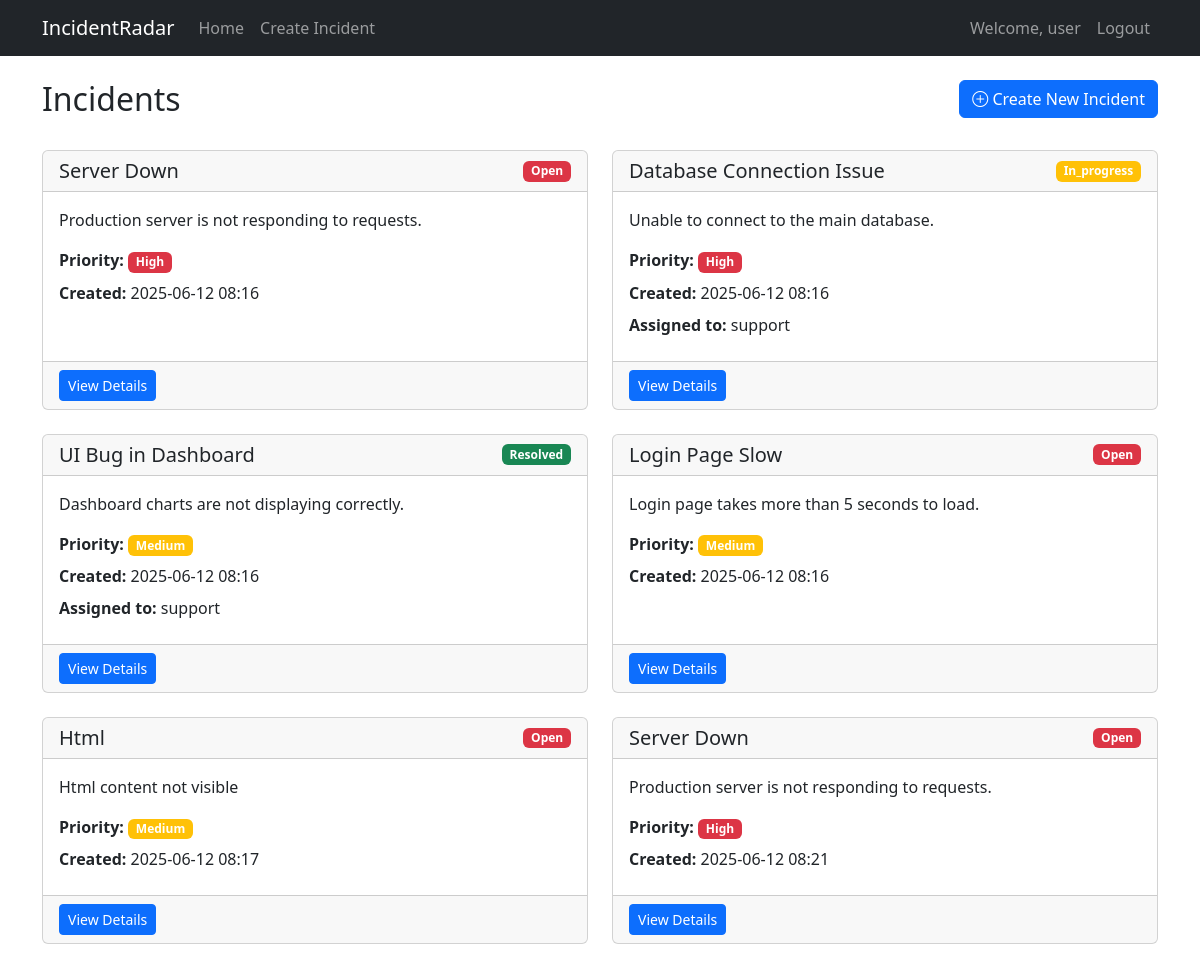
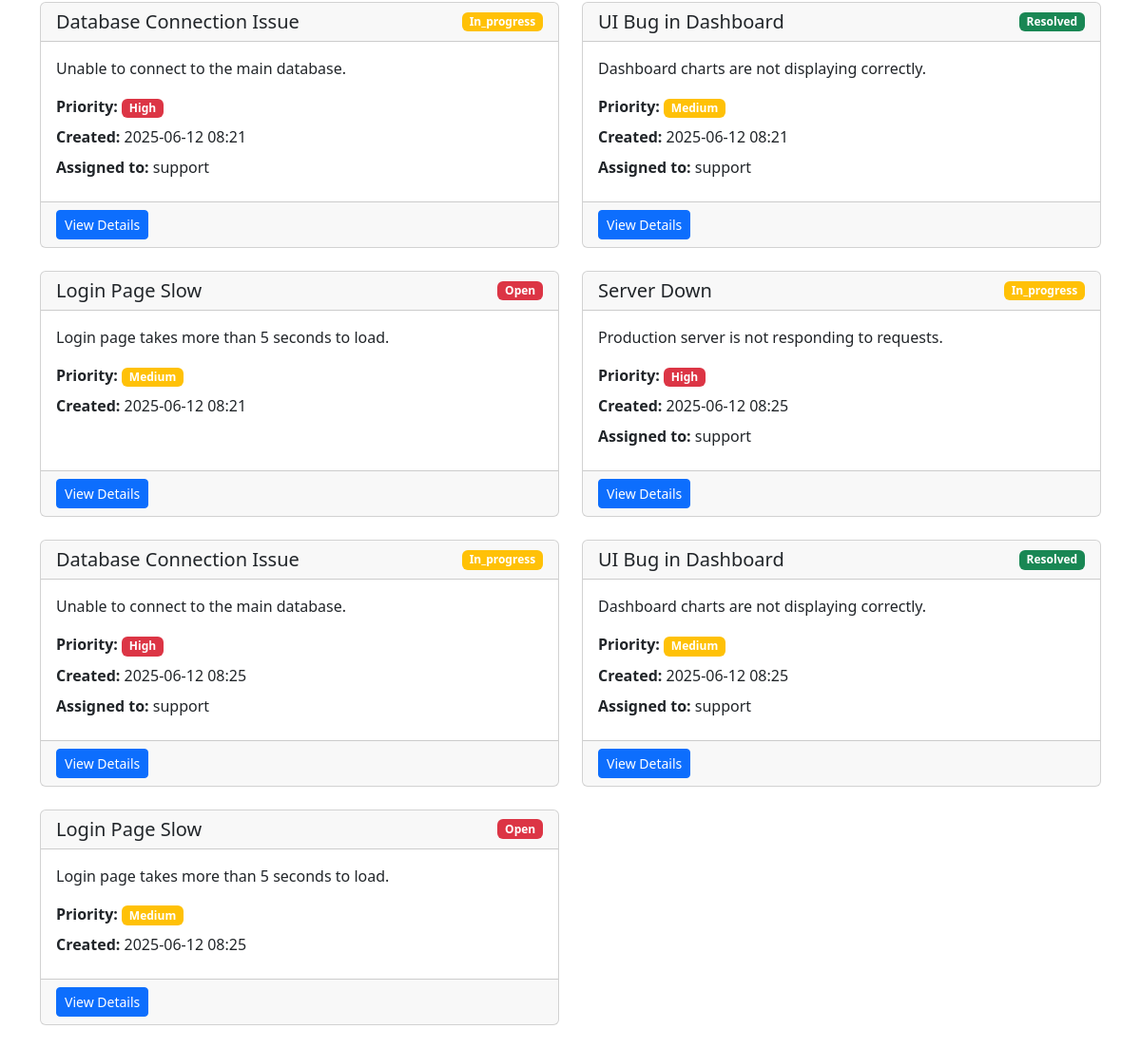
The page /index (signed in) on the database its author committed (2 pictures, top to bottom).
### app/models.py (models this page shows, shortened)
class User(UserMixin, db.Model):
    id = db.Column(db.Integer, primary_key=True)
    username = db.Column(db.String(64), unique=True, nullable=False)
    email = db.Column(db.String(120), unique=True, nullable=False)
    password_hash = db.Column(db.String(128))
    role = db.Column(db.String(20), nullable=False, default='user')  # user, support, admin
    incidents_created = db.relationship('Incident', backref='creator', lazy='dynamic', foreign_keys='Incident.created_by')
    incidents_assigned = db.relationship('Incident', backref='assignee', lazy='dynamic', foreign_keys='Incident.assigned_to')
    def is_admin(self):
        return self.role == 'admin'
    def is_support(self):
        return self.role == 'support'

class Incident(db.Model):
    id = db.Column(db.Integer, primary_key=True)
    title = db.Column(db.String(100), nullable=False)
    description = db.Column(db.Text, nullable=False)
    status = db.Column(db.String(20), nullable=False, default='open')  # open, in_progress, resolved
    priority = db.Column(db.String(20), nullable=False, default='medium')  # low, medium, high
    created_by = db.Column(db.Integer, db.ForeignKey('user.id'), nullable=False)
    assigned_to = db.Column(db.Integer, db.ForeignKey('user.id'))
    created_at = db.Column(db.DateTime, nullable=False, default=datetime.utcnow)
    updated_at = db.Column(db.DateTime, nullable=False, default=datetime.utcnow, onupdate=datetime.utcnow)
    resolution_notes = db.Column(db.Text)

### app/main/routes.py (the view)
@bp.route('/')
@bp.route('/index')
@login_required
def index():
    if current_user.is_admin():
        incidents = Incident.query.all()
    elif current_user.is_support():
        incidents = Incident.query.filter_by(assigned_to=current_user.id).all()
    else:
        incidents = Incident.query.filter_by(created_by=current_user.id).all()
    return render_template('main/index.html', title='Home', incidents=incidents)

### app/models.py (called while the page is built)
@login_manager.user_loader
def load_user(id):
    return User.query.get(int(id))

### app/templates/main/index.html (shortened to what this page needs)
{% extends "base.html" %}
{% block content %}
<div class="row mb-4">
    <div class="col">
        <h2>Incidents</h2>
    </div>
    <div class="col text-end">
        <a href="{{ url_for('incidents.create') }}" class="btn btn-primary">
            <i class="bi bi-plus-circle"></i> Create New Incident
        </a>
    </div>
</div>
<div class="row">
    {% for incident in incidents %}
    <div class="col-md-6 mb-4">
        <div class="card h-100">
            <div class="card-header d-flex justify-content-between align-items-center">
                <h5 class="mb-0">{{ incident.title }}</h5>
                <span class="badge bg-{{ 'success' if incident.status == 'resolved' else 'warning' if incident.status == 'in_progress' else 'danger' }}">
                    {{ incident.status|title }}
                </span>
            </div>
            <div class="card-body">
                <p class="card-text">{{ incident.description[:200] }}{% if incident.description|length > 200 %}...{% endif %}</p>
                <div class="mb-2">
                    <strong>Priority:</strong>
                    <span class="badge bg-{{ 'danger' if incident.priority == 'high' else 'warning' if incident.priority == 'medium' else 'info' }}">
                        {{ incident.priority|title }}
                    </span>
                </div>
                <div class="mb-2">
                    <strong>Created:</strong> {{ incident.created_at.strftime('%Y-%m-%d %H:%M') }}
                </div>
                {% if incident.assigned_to %}
                <div class="mb-2">
                    <strong>Assigned to:</strong> {{ incident.assignee.username }}
                </div>
                {% endif %}
            </div>
            <div class="card-footer">
                <a href="{{ url_for('incidents.view', id=incident.id) }}" class="btn btn-primary btn-sm">View Details</a>
            </div>
        </div>
    </div>
    {% else %}
    <div class="col">
        <div class="alert alert-info">
            No incidents found.
        </div>
    </div>
    {% endfor %}
</div>
{% endblock %}

### app/templates/base.html (shortened to what this page needs)
<!DOCTYPE html>
<html lang="en">
<head>
    <link href="https://cdn.jsdelivr.net/npm/bootstrap@5.3.0/dist/css/bootstrap.min.css" rel="stylesheet">
    <link rel="stylesheet" href="https://cdn.jsdelivr.net/npm/bootstrap-icons@1.7.2/font/bootstrap-icons.css">
</head>
<body>
    <nav class="navbar navbar-expand-lg navbar-dark bg-dark">
        <div class="container">
            <a class="navbar-brand" href="{{ url_for('main.index') }}">IncidentRadar</a>
            <div class="collapse navbar-collapse" id="navbarNav">
                <ul class="navbar-nav me-auto">
                    {% if current_user.is_authenticated %}
                    <li class="nav-item">
                        <a class="nav-link" href="{{ url_for('main.index') }}">Home</a>
                    </li>
                    <li class="nav-item">
                        <a class="nav-link" href="{{ url_for('incidents.create') }}">Create Incident</a>
                    </li>
                    {% endif %}
                </ul>
                <ul class="navbar-nav">
                    {% if current_user.is_authenticated %}
                    <li class="nav-item">
                        <span class="nav-link">Welcome, {{ current_user.username }}</span>
                    </li>
                    <li class="nav-item">
                        <a class="nav-link" href="{{ url_for('auth.logout') }}">Logout</a>
                    </li>
                    {% endif %}
                </ul>
            </div>
        </div>
    </nav>
    <main class="container mt-4">
        {% block content %}{% endblock %}
    </main>
</body>
</html>

### rows shown on the page
User: username "user"
Incident: title "Server Down", status "Open", description "Production server is not responding to requests.", priority "High", created_at "2025-06-12 08:16"
Incident: title "Database Connection Issue", status "In_progress", description "Unable to connect to the main database.", priority "High", created_at "2025-06-12 08:16", assignee.username "support"
Incident: title "UI Bug in Dashboard", status "Resolved", description "Dashboard charts are not displaying correctly.", priority "Medium", created_at "2025-06-12 08:16", assignee.username "support"
Incident: title "Login Page Slow", status "Open", description "Login page takes more than 5 seconds to load.", priority "Medium", created_at "2025-06-12 08:16"
Incident: title "Html", status "Open", description "Html content not visible", priority "Medium", created_at "2025-06-12 08:17"
Incident: title "Server Down", status "Open", description "Production server is not responding to requests.", priority "High", created_at "2025-06-12 08:21"
Incident: title "Database Connection Issue", status "In_progress", description "Unable to connect to the main database.", priority "High", created_at "2025-06-12 08:21", assignee.username "support"
Incident: title "UI Bug in Dashboard", status "Resolved", description "Dashboard charts are not displaying correctly.", priority "Medium", created_at "2025-06-12 08:21", assignee.username "support"
Incident: title "Login Page Slow", status "Open", description "Login page takes more than 5 seconds to load.", priority "Medium", created_at "2025-06-12 08:21"
Incident: title "Server Down", status "In_progress", description "Production server is not responding to requests.", priority "High", created_at "2025-06-12 08:25", assignee.username "support"
Incident: title "Database Connection Issue", status "In_progress", description "Unable to connect to the main database.", priority "High", created_at "2025-06-12 08:25", assignee.username "support"
Incident: title "UI Bug in Dashboard", status "Resolved", description "Dashboard charts are not displaying correctly.", priority "Medium", created_at "2025-06-12 08:25", assignee.username "support"
Incident: title "Login Page Slow", status "Open", description "Login page takes more than 5 seconds to load.", priority "Medium", created_at "2025-06-12 08:25"
